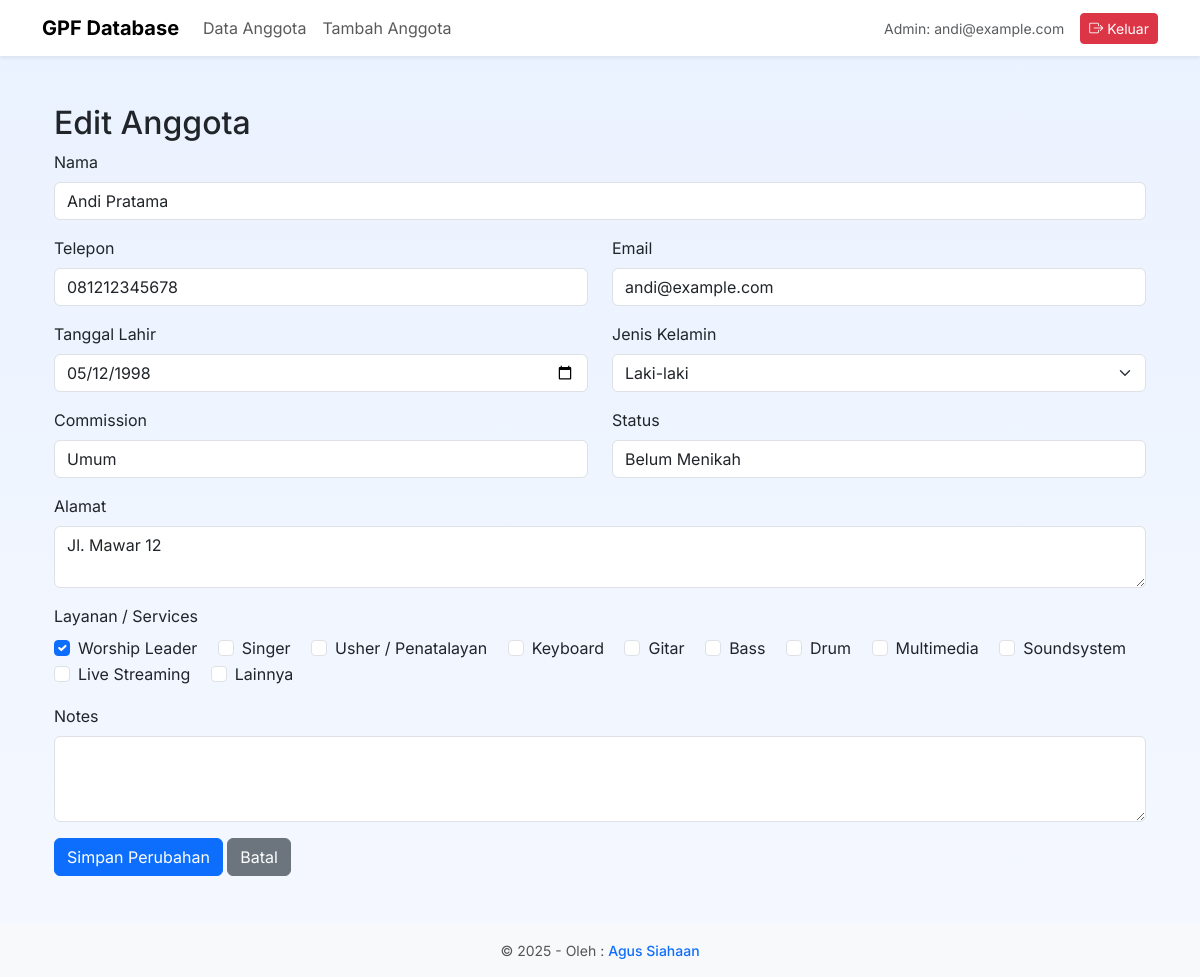
/member/1/edit (signed in), run on the app's committed database.
### app.py (models this page shows)
class Member(Base):
    __tablename__ = 'members'
    id = Column(Integer, primary_key=True)
    name = Column(String(200))
    phone = Column(String(80))
    email = Column(String(200))
    birthdate = Column(String(50))
    gender = Column(String(50))
    commission = Column(String(100))
    status = Column(String(80))
    address = Column(Text)
    services = Column(Text)
    notes = Column(Text)
    created_at = Column(String(50))

### app.py (the view, shortened to what this page needs)
@app.route('/member/<int:id>/edit', methods=['GET','POST'])
@login_required
def edit_member(id):
    services_list = ['Worship Leader','Singer','Usher / Penatalayan','Keyboard','Gitar','Bass','Drum','Multimedia','Soundsystem','Live Streaming','Lainnya']
    db = get_db()
    m = db.query(Member).get(id)
    if not m:
        flash('Anggota tidak ditemukan','danger')
        return redirect(url_for('dashboard'))
    selected_services = m.services.split(',') if m.services else []
    return render_template('edit_member.html', member=m, services_list=services_list, selected_services=selected_services)

### app.py (called while the page is built)
@app.context_processor
def inject_functions():
    return {'hitung_umur': hitung_umur}

@app.context_processor
def inject_csrf():
    return dict(csrf_token=lambda: generate_csrf())

def get_db():
    return SessionLocal()

def login_required(f):
    @wraps(f)
    def wrapper(*args, **kwargs):
        if 'user_id' not in session:
            return redirect(url_for('login'))
        return f(*args, **kwargs)
    return wrapper

@app.before_request
def session_timeout_check():
    session.modified = True

### templates/edit_member.html (shortened to what this page needs)
{% extends 'base.html' %}
{% block content %}
<div class="container py-4">
  <h2>Edit Anggota</h2>
  <form method="post">
    <div class="mb-3">
      <label class="form-label">Nama</label>
      <input type="text" name="name" class="form-control" value="{{ member.name }}" required>
    </div>
    <div class="mb-3 row">
      <div class="col">
        <label class="form-label">Telepon</label>
        <input type="text" name="phone" class="form-control" value="{{ member.phone }}">
      </div>
      <div class="col">
        <label class="form-label">Email</label>
        <input type="email" name="email" class="form-control" value="{{ member.email }}">
      </div>
    </div>
    <div class="mb-3 row">
      <div class="col">
        <label class="form-label">Tanggal Lahir</label>
        <input type="date" name="birthdate" class="form-control" value="{{ member.birthdate }}">
      </div>
      <div class="col">
        <label class="form-label">Jenis Kelamin</label>
        <select name="gender" class="form-select">
          <option value="Laki-laki" {% if member.gender=='Laki-laki' %}selected{% endif %}>Laki-laki</option>
        </select>
      </div>
    </div>
    <div class="mb-3 row">
      <div class="col">
        <label class="form-label">Commission</label>
        <input type="text" name="commission" class="form-control" value="{{ member.commission }}">
      </div>
      <div class="col">
        <label class="form-label">Status</label>
        <input type="text" name="status" class="form-control" value="{{ member.status }}">
      </div>
    </div>
    <div class="mb-3">
      <label class="form-label">Alamat</label>
      <textarea name="address" class="form-control" rows="2">{{ member.address }}</textarea>
    </div>
    <div class="mb-3">
      <label class="form-label">Layanan / Services</label><br>
      {% for val in services_list %}
        <div class="form-check form-check-inline">
          <input class="form-check-input" type="checkbox" name="services" value="{{ val }}" {% if val in selected_services %}checked{% endif %}>
          <label class="form-check-label">{{ val }}</label>
        </div>
      {% endfor %}
    </div>
    <div class="mb-3">
      <label class="form-label">Notes</label>
      <textarea name="notes" class="form-control" rows="3">{{ member.notes }}</textarea>
    </div>
    <button class="btn btn-primary" type="submit">Simpan Perubahan</button>
    <a href="{{ url_for('dashboard') }}" class="btn btn-secondary">Batal</a>
  </form>
</div>
{% endblock %}

### templates/base.html (shortened to what this page needs)
<!doctype html>
<html lang="id">
  <head>
    <link href="https://cdn.jsdelivr.net/npm/bootstrap@5.3.2/dist/css/bootstrap.min.css" rel="stylesheet">
    <link href="https://cdn.jsdelivr.net/npm/bootstrap-icons@1.10.5/font/bootstrap-icons.css" rel="stylesheet">
  </head>
  <body>
    <nav class="navbar navbar-expand-lg navbar-light bg-white shadow-sm">
      <div class="container">
        <a class="navbar-brand fw-bold" href="{{ url_for('dashboard') }}">GPF Database</a>
        <div class="collapse navbar-collapse" id="navmenu">
          <ul class="navbar-nav me-auto mb-2 mb-lg-0">
{% if session.get('user_id') %}
            <li class="nav-item"><a class="nav-link {% if request.path=='/' %}active{% endif %}" href="{{ url_for('dashboard') }}">Data Anggota</a></li>
            <li class="nav-item"><a class="nav-link {% if request.path=='/add' %}active{% endif %}" href="{{ url_for('add_member') }}">Tambah Anggota</a></li>
          {% endif %}
</ul>
          <div class="d-flex align-items-center">
            {% if session.get('username') %}
            <small class="me-3 text-muted">Admin: {{ session.get('username') }}</small>
            <a class="btn btn-danger btn-sm" href="{{ url_for('logout') }}"><i class="bi bi-box-arrow-right"></i> Keluar</a>
            {% endif %}
          </div>
        </div>
      </div>
    </nav>
    <div class="container my-4">
      {% block content %}{% endblock %}
    </div>
<footer class="text-center py-3 mt-4" style="font-size: 14px; color:#555; background:#f8f9fa;">
    © 2025 - Oleh :
    <a href="http://agussiahaan.my.id/" target="_blank" style="text-decoration:none; font-weight:500;">
        Agus Siahaan
    </a>
</footer>
</body>
</html>

### templates/base.html (style rules this page uses)
body { font-family: 'Inter', system-ui, -apple-system, 'Segoe UI', Roboto, 'Helvetica Neue', Arial; background: linear-gradient(180deg,#eaf2ff 0%, #f5f8ff 100%); }

### data on the page
Member: get "andi@example.com", name "Andi Pratama", phone "081212345678", email "andi@example.com", birthdate "05/12/1998", gender "Laki-laki", commission "Umum", status "Belum Menikah", address "Jl. Mawar 12"

### other printed values
{{ val }} "Worship Leader" "Singer" "Usher / Penatalayan" "Keyboard" "Gitar" "Bass" "Drum" "Multimedia" "Soundsystem" "Live Streaming" "Lainnya"
